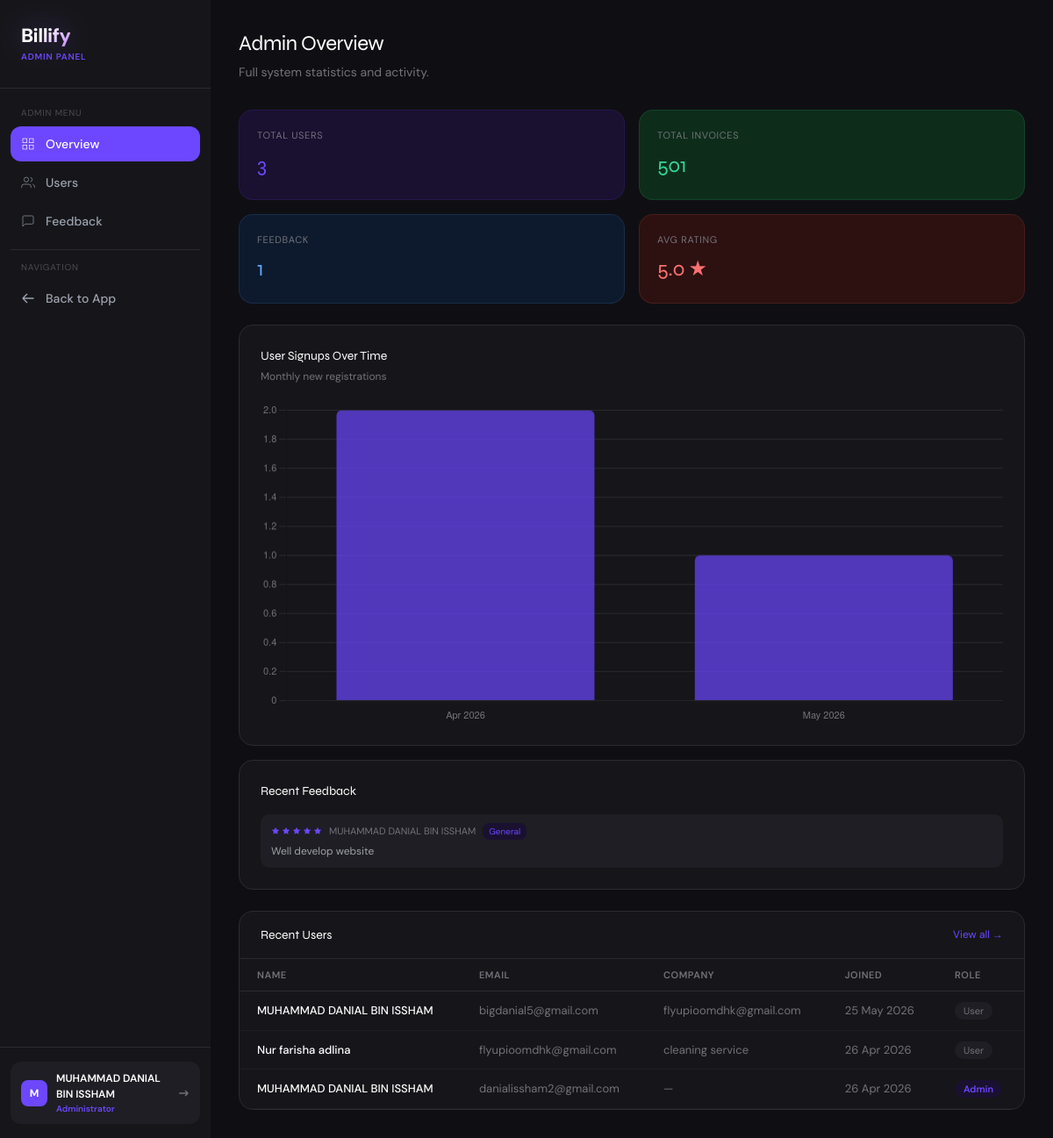
The page /admin (signed in) on the database its author committed.
### app.py (models this page shows)
class User(UserMixin, db.Model):
    id = db.Column(db.Integer, primary_key=True)
    name = db.Column(db.String(100), nullable=False)
    email = db.Column(db.String(120), unique=True, nullable=False)
    password = db.Column(db.String(200), nullable=False)
    company = db.Column(db.String(100))
    is_admin = db.Column(db.Boolean, default=False)
    is_active_account = db.Column(db.Boolean, default=True)
    created_at = db.Column(db.DateTime, default=datetime.utcnow)
    invoices = db.relationship('Invoice', backref='owner', lazy=True)

class Feedback(db.Model):
    id = db.Column(db.Integer, primary_key=True)
    user_id = db.Column(db.Integer, db.ForeignKey('user.id'), nullable=False)
    rating = db.Column(db.Integer, nullable=False)
    category = db.Column(db.String(50))
    message = db.Column(db.Text)
    created_at = db.Column(db.DateTime, default=datetime.utcnow)
    user = db.relationship('User', backref='feedbacks')

### app.py (the view)
@app.route('/admin')
@login_required
@admin_required
def admin_dashboard():
    total_users = User.query.count()
    total_invoices = Invoice.query.count()
    total_revenue = db.session.query(db.func.sum(Invoice.total)).filter_by(status='Paid').scalar() or 0
    total_feedback = Feedback.query.count()
    avg_rating = db.session.query(db.func.avg(Feedback.rating)).scalar() or 0
    recent_users = User.query.order_by(User.created_at.desc()).limit(5).all()
    recent_feedback = Feedback.query.order_by(Feedback.created_at.desc()).limit(5).all()
    from collections import defaultdict
    all_users = User.query.all()
    monthly_signups = defaultdict(int)
    for u in all_users:
        key = u.created_at.strftime('%b %Y')
        monthly_signups[key] += 1
    sorted_signups = sorted(monthly_signups.items(), key=lambda x: datetime.strptime(x[0], '%b %Y'))
    return render_template('admin/dashboard.html',
        total_users=total_users,
        total_invoices=total_invoices,
        total_revenue=round(float(total_revenue), 2),
        total_feedback=total_feedback,
        avg_rating=round(float(avg_rating), 1),
        recent_users=recent_users,
        recent_feedback=recent_feedback,
        signup_labels=json.dumps([s[0] for s in sorted_signups]),
        signup_data=json.dumps([s[1] for s in sorted_signups])
    )

### app.py (called while the page is built)
@app.after_request
def add_security_headers(response):
    response.headers['X-Content-Type-Options'] = 'nosniff'
    response.headers['X-Frame-Options'] = 'SAMEORIGIN'
    response.headers['X-XSS-Protection'] = '1; mode=block'
    response.headers['Referrer-Policy'] = 'strict-origin-when-cross-origin'
    return response

@login_manager.user_loader
def load_user(user_id):
    return User.query.get(int(user_id))

def admin_required(f):
    @wraps(f)
    def decorated(*args, **kwargs):
        if not current_user.is_authenticated or not current_user.is_admin:
            flash('Admin access required.', 'error')
            return redirect(url_for('dashboard'))
        return f(*args, **kwargs)
    return decorated

### templates/admin/dashboard.html (shortened to what this page needs)
{% extends 'admin/base.html' %}
{% block content %}
<div class="mb-8">
  <h2 class="font-display font-700" style="font-size:24px;letter-spacing:-0.5px;color:white;">Admin Overview</h2>
  <p style="color:#72727a;font-size:14px;margin-top:4px;">Full system statistics and activity.</p>
</div>
<div class="grid grid-cols-2 xl:grid-cols-4 gap-4 mb-6">
  {% set cards = [
    ('Total Users', total_users, '#6c47ff', '#1a1030'),
    ('Total Invoices', total_invoices, '#34d399', '#0d2d1a'),
    ('Feedback', total_feedback, '#60a5fa', '#0d1a2d'),
    ('Avg Rating', avg_rating ~ ' ★', '#f87171', '#2d1010'),
  ] %}
  {% for label, value, color, bg in cards %}
  <div style="background:{{ bg }};border:1px solid {{ color }}22;border-radius:16px;padding:20px;">
    <div style="font-size:11px;color:#72727a;text-transform:uppercase;letter-spacing:0.06em;margin-bottom:8px;">{{ label }}</div>
    <div class="font-display font-700" style="font-size:24px;color:{{ color }};letter-spacing:-0.5px;">{{ value }}</div>
  </div>
  {% endfor %}
</div>
<div class="grid grid-cols-1 xl:grid-cols-2 gap-4 mb-6">
  <div style="background:#16161a;border:1px solid #2a2a30;border-radius:16px;padding:24px;">
    <div class="font-display font-600" style="font-size:14px;color:white;margin-bottom:4px;">User Signups Over Time</div>
    <div style="font-size:12px;color:#72727a;margin-bottom:20px;">Monthly new registrations</div>
    <canvas id="signupChart" height="130"></canvas>
  </div>
  <div style="background:#16161a;border:1px solid #2a2a30;border-radius:16px;padding:24px;">
    <div class="font-display font-600" style="font-size:14px;color:white;margin-bottom:16px;">Recent Feedback</div>
    <div class="space-y-3">
      {% for fb in recent_feedback %}
      <div style="padding:10px 12px;background:#1e1e24;border-radius:10px;">
        <div style="display:flex;align-items:center;gap:8px;margin-bottom:4px;">
          <div style="display:flex;gap:2px;">
            {% for i in range(1,6) %}
            <svg width="10" height="10" viewBox="0 0 24 24" fill="{% if i <= fb.rating %}#6c47ff{% else %}#2a2a30{% endif %}" stroke="none"><polygon points="12 2 15.09 8.26 22 9.27 17 14.14 18.18 21.02 12 17.77 5.82 21.02 7 14.14 2 9.27 8.91 8.26 12 2"/></svg>
            {% endfor %}
          </div>
          <span style="font-size:11px;color:#72727a;">{{ fb.user.name }}</span>
          {% if fb.category %}<span style="font-size:10px;background:#1a1030;color:#6c47ff;padding:2px 7px;border-radius:8px;">{{ fb.category }}</span>{% endif %}
        </div>
        {% if fb.message %}<div style="font-size:12px;color:#a0a0a8;">{{ fb.message[:80] }}{% if fb.message|length > 80 %}...{% endif %}</div>{% endif %}
      </div>
      {% else %}
      <div style="color:#72727a;font-size:13px;">No feedback yet.</div>
      {% endfor %}
    </div>
  </div>
</div>
<div style="background:#16161a;border:1px solid #2a2a30;border-radius:16px;overflow:hidden;">
  <div style="padding:16px 24px;border-bottom:1px solid #2a2a30;display:flex;align-items:center;justify-content:between;">
    <div class="font-display font-600" style="font-size:14px;color:white;">Recent Users</div>
    <a href="{{ url_for('admin_users') }}" style="font-size:12px;color:#6c47ff;text-decoration:none;margin-left:auto;">View all →</a>
  </div>
  <table style="width:100%;font-size:13px;border-collapse:collapse;">
    <thead>
      <tr style="border-bottom:1px solid #2a2a30;">
        {% for col in ['Name', 'Email', 'Company', 'Joined', 'Role'] %}
        <th style="padding:10px 20px;text-align:left;font-size:11px;font-weight:600;color:#72727a;text-transform:uppercase;letter-spacing:0.05em;">{{ col }}</th>
        {% endfor %}
      </tr>
    </thead>
    <tbody>
      {% for u in recent_users %}
      <tr style="border-bottom:1px solid #1e1e24;">
        <td style="padding:12px 20px;color:white;font-weight:500;">{{ u.name }}</td>
        <td style="padding:12px 20px;color:#72727a;">{{ u.email }}</td>
        <td style="padding:12px 20px;color:#72727a;">{{ u.company or '—' }}</td>
        <td style="padding:12px 20px;color:#72727a;">{{ u.created_at.strftime('%d %b %Y') }}</td>
        <td style="padding:12px 20px;">
          {% if u.is_admin %}
          <span style="background:#1a1030;color:#6c47ff;padding:3px 10px;border-radius:20px;font-size:11px;font-weight:600;">Admin</span>
          {% else %}
          <span style="background:#1e1e24;color:#72727a;padding:3px 10px;border-radius:20px;font-size:11px;">User</span>
          {% endif %}
        </td>
      </tr>
      {% endfor %}
    </tbody>
  </table>
</div>
{% endblock %}
{% block scripts %}
<script>
const labels = {{ signup_labels|safe }};
const data = {{ signup_data|safe }};
new Chart(document.getElementById('signupChart'), {
  type: 'bar',
  data: {
    labels: labels.length ? labels : ['No Data'],
    datasets: [{
      data: data.length ? data : [0],
      backgroundColor: 'rgba(108,71,255,0.7)',
      borderRadius: 6,
    }]
  },
  options: {
    responsive: true,
    plugins: { legend: { display: false } },
    scales: {
      y: { beginAtZero: true, grid: { color: '#2a2a30' }, ticks: { color: '#72727a', font: { size: 11 } } },
      x: { grid: { display: false }, ticks: { color: '#72727a', font: { size: 11 } } }
    }
  }
});
</script>
{% endblock %}

### templates/admin/base.html (shortened to what this page needs)
<!DOCTYPE html>
<html lang="en">
<head>
  <script src="https://cdn.tailwindcss.com"></script>
</head>
<body style="background:#0f0f13; min-height:100vh;">
<div class="flex min-h-screen">
  <aside style="width:240px;background:#16161a;flex-shrink:0;" class="fixed h-full z-10 flex flex-col">
    <div class="px-6 py-6" style="border-bottom:1px solid #2a2a30;">
      <div class="flex items-center gap-3 mb-1">
        <div>
          <span style="font-size:22px;font-weight:800;letter-spacing:-0.5px;background:linear-gradient(135deg,#fff 40%,#c084fc);-webkit-background-clip:text;-webkit-text-fill-color:transparent;background-clip:text;filter:drop-shadow(0 0 16px rgba(139,92,246,0.4));">Billify</span>
          <div style="font-size:10px;color:#6c47ff;font-weight:600;letter-spacing:0.08em;">ADMIN PANEL</div>
        </div>
      </div>
    </div>
    <nav class="flex-1 px-3 py-5 space-y-1">
      <div style="font-size:10px;color:#4a4a52;text-transform:uppercase;letter-spacing:0.08em;padding:0 12px;margin-bottom:8px;">Admin Menu</div>
      <a href="{{ url_for('admin_dashboard') }}"
         class="nav-link flex items-center gap-3 px-3 py-2.5 rounded-xl text-sm font-medium {% if request.endpoint == 'admin_dashboard' %}active{% else %}text-gray-400{% endif %}">
        <svg class="w-4 h-4" fill="none" stroke="currentColor" viewBox="0 0 24 24"><rect x="3" y="3" width="7" height="7"/><rect x="14" y="3" width="7" height="7"/><rect x="14" y="14" width="7" height="7"/><rect x="3" y="14" width="7" height="7"/></svg>
        Overview
      </a>
      <a href="{{ url_for('admin_users') }}"
         class="nav-link flex items-center gap-3 px-3 py-2.5 rounded-xl text-sm font-medium {% if request.endpoint == 'admin_users' %}active{% else %}text-gray-400{% endif %}">
        <svg class="w-4 h-4" fill="none" stroke="currentColor" viewBox="0 0 24 24"><path d="M17 21v-2a4 4 0 0 0-4-4H5a4 4 0 0 0-4 4v2"/><circle cx="9" cy="7" r="4"/><path d="M23 21v-2a4 4 0 0 0-3-3.87"/><path d="M16 3.13a4 4 0 0 1 0 7.75"/></svg>
        Users
      </a>
      <a href="{{ url_for('admin_feedback') }}"
         class="nav-link flex items-center gap-3 px-3 py-2.5 rounded-xl text-sm font-medium {% if request.endpoint == 'admin_feedback' %}active{% else %}text-gray-400{% endif %}">
        <svg class="w-4 h-4" fill="none" stroke="currentColor" viewBox="0 0 24 24"><path d="M21 15a2 2 0 0 1-2 2H7l-4 4V5a2 2 0 0 1 2-2h14a2 2 0 0 1 2 2z"/></svg>
        Feedback
      </a>
      <div style="border-top:1px solid #2a2a30;margin:12px 0;"></div>
      <div style="font-size:10px;color:#4a4a52;text-transform:uppercase;letter-spacing:0.08em;padding:0 12px;margin-bottom:8px;">Navigation</div>
      <a href="{{ url_for('dashboard') }}"
         class="nav-link flex items-center gap-3 px-3 py-2.5 rounded-xl text-sm font-medium text-gray-400">
        <svg class="w-4 h-4" fill="none" stroke="currentColor" viewBox="0 0 24 24"><path stroke-linecap="round" stroke-linejoin="round" stroke-width="2" d="M10 19l-7-7m0 0l7-7m-7 7h18"/></svg>
        Back to App
      </a>
    </nav>
    <div class="px-3 py-4" style="border-top:1px solid #2a2a30;">
      <div style="background:#1e1e24;border-radius:12px;padding:10px 12px;display:flex;align-items:center;gap:10px;">
        <div style="width:30px;height:30px;border-radius:8px;background:#6c47ff;display:flex;align-items:center;justify-content:center;font-weight:700;color:white;font-size:12px;flex-shrink:0;">
          {{ current_user.name[0].upper() }}
        </div>
        <div style="flex:1;min-width:0;">
          <div style="font-size:12px;font-weight:600;color:white;truncate;">{{ current_user.name }}</div>
          <div style="font-size:10px;color:#6c47ff;font-weight:600;">Administrator</div>
        </div>
        <a href="{{ url_for('logout') }}" title="Logout">
          <svg class="w-4 h-4" style="color:#72727a;" fill="none" stroke="currentColor" viewBox="0 0 24 24"><path stroke-linecap="round" stroke-linejoin="round" stroke-width="2" d="M17 16l4-4m0 0l-4-4m4 4H7"/></svg>
        </a>
      </div>
    </div>
  </aside>
  <main style="margin-left:240px;flex:1;padding:32px;background:#0f0f13;min-height:100vh;">
    {% block content %}{% endblock %}
  </main>
</div>
{% block scripts %}{% endblock %}
</body>
</html>

### templates/admin/base.html (style rules this page uses)
* { font-family: 'DM Sans', sans-serif; }
.font-display { font-family: 'Syne', sans-serif; }
:root { --accent: #6c47ff; --accent-dark: #4a2fe0; --surface: #f7f7fb; --card: #ffffff; --border: #ebebf0; --text: #16161a; --muted: #72727a; }
.nav-link { transition: all 0.15s ease; }
.nav-link.active { background: var(--accent); color: white; }

### rows shown on the page
User: name "M", name "MUHAMMAD DANIAL BIN ISSHAM", email "danialissham2@gmail.com", company "—", created_at "26 Apr 2026", is_admin "Admin"
Feedback: rating 5 (drawn), user.name "MUHAMMAD DANIAL BIN ISSHAM", category "General", message "Well develop website"
User: name "MUHAMMAD DANIAL BIN ISSHAM", email "bigdanial5@gmail.com", company "flyupioomdhk@gmail.com", created_at "25 May 2026", is_admin "User"
User: name "Nur farisha adlina", email "flyupioomdhk@gmail.com", company "cleaning service", created_at "26 Apr 2026", is_admin "User"

### other values the page prints
{{ label }} "TOTAL USERS" "TOTAL INVOICES" "FEEDBACK" "AVG RATING"
{{ value }} "3" "501" "1" "5.0 ★"
{{ col }} "NAME" "EMAIL" "COMPANY" "JOINED" "ROLE"
chart data {{ signup_data|safe }} [2, 1]
